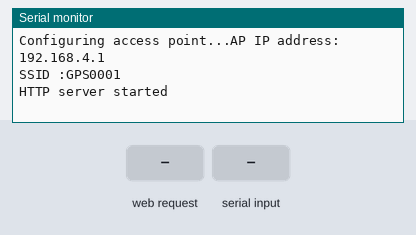
Simulated run of this sketch. Board: ESP8266 (NodeMCU). On the bench: the last lines printed to the serial monitor. The test bench sets the inputs (shaded band). EEPROM starts erased.

Above: at 1.2 s.
1.3 s: HTTP request GET /get_gps_data received
At 2.3 s:
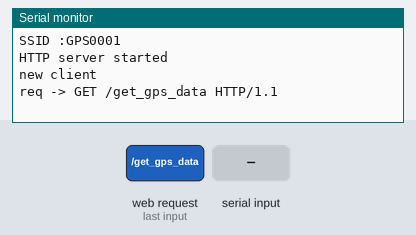
2.8 s: "/get_gps_data\n" received over the second serial link
At 3.4 s:
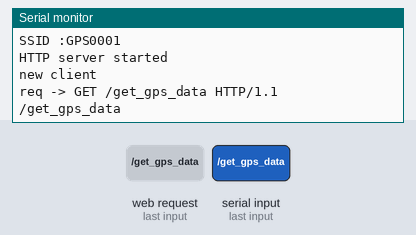
4.3 s: "1\n" received over the second serial link
At 5.7 s:
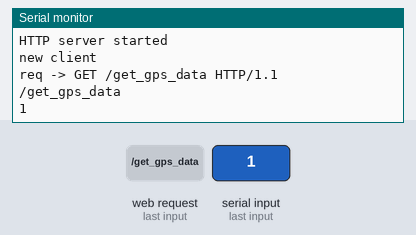

The sketch:

Main.ino
```cpp
#include <ESP8266WiFi.h>
#include <WiFiClient.h>
#include <EEPROM.h>
#include <SoftwareSerial.h>

String ssid  = "GPS0001";
String password  = "pass12345";
const char *sta_ssid  = "GPS0001";
const char *sta_pass  = "pass12345";
/* Set these to your desired credentials. */

WiFiServer server(80);
WiFiClient client;
IPAddress  localIP;

#include "cPage.h"

/* Just a little test message.  Go to http://192.168.4.1 in a web browser
 * connected to this access point to see it.
 */

void standaloneServer()
{
  Serial.println();
  Serial.print("Configuring access point...");
  /* You can remove the password parameter if you want the AP to be open. */
  WiFi.disconnect();
  WiFi.mode(WIFI_AP);
  WiFi.softAP(sta_ssid,sta_pass);
  // WiFi.config(saip);
  localIP = WiFi.softAPIP();
  Serial.print("AP IP address: ");
  Serial.println(localIP);
  Serial.print("SSID :" );
  Serial.println(ssid);
  server.begin();
  Serial.println("HTTP server started");
}

IPAddress ssip(192,168,4,1);
IPAddress dns(255,0, 0, 0);

static int ssConnectionTimeOut = 30;
static int ssConnectionTimeOutCount = 0;

IPAddress newIP;

bool ssConnecting = false;

static const int RXPin = 13, TXPin = 12;
static const uint32_t GPSBaud = 9600;

SoftwareSerial ss(RXPin, TXPin);

void setup()
{
  ss.begin(GPSBaud);
	delay(1);
	Serial.begin(9600);
	delay(1);
	EEPROM.begin(512);
	delay(1);
	standaloneServer();
}

String htmlOutput = "";
String htmlOutputLast = "";
int increment = 0;

void loop()
{

      client = server.available();

      if(increment < 10)
      {
        while (ss.available() > 0)
        {
          char ca = ss.read();
           Serial.print(ca);
          //Serial.print(" - ");
          //Serial.print(ca,DEC);
           htmlOutput += ca;
           if(ca == 10 || ca == 13)
           {
             increment++;
           }
           if(increment >= 10)
           {
             htmlOutputLast += ca;
           }
        }
      }

      if (!client)
      {
          delay(1);
          return;
      }

      Serial.println("new client");
      while(!client.available())
      {
        delay(1);
      }

      String req = client.readStringUntil('\r');
      Serial.println("req -> " + req);
      client.flush();

      if (req.indexOf("/get_gps_data") != -1)
      {
          Serial.print(htmlOutput);
          client.print(htmlOutput);
      }

      htmlOutput = htmlOutputLast;
      increment = 0;

}
```

cPage.h
```cpp
// cPage.h

#ifndef _CPAGE_h
#define _CPAGE_h

void htmlPrint(String _str)
{
	Serial.println(_str);
	client.print(_str + "\n");
}

void printPageHeader()
{
	htmlPrint("<?xml version=\"1.0\" encoding=\"iso-8859-1\"?>");
	htmlPrint("<html xmlns=\"http://www.w3.org/1999/xhtml\">");
	htmlPrint("<head>");
	htmlPrint("<meta http-equiv=\"content-type\" content=\"text/html; charset=iso-8859-1\" />");
	htmlPrint("<meta name=\"generator\" content=\"Amaya, see http://www.w3.org/Amaya/\" />");
	htmlPrint("</head>");
	htmlPrint("<body style=\"background-color:#E5E5E5;margin-left:10em;margin-right:auto;\">");
	htmlPrint("<p style=\"font-size: 80pt\"><button style=\"font-size: 80pt\"></button></p>");
}

void printPageEnd()
{
	htmlPrint("</body>");
	htmlPrint("</html>");
}


#endif
```

Measured:
- after the input at 1.3 s, the serial monitor: prints a new line at once (image 1)
- after the input at 2.8 s, the serial monitor: prints a new line at once (image 2)
- after the input at 4.3 s, the serial monitor: prints a new line at once (image 3)
